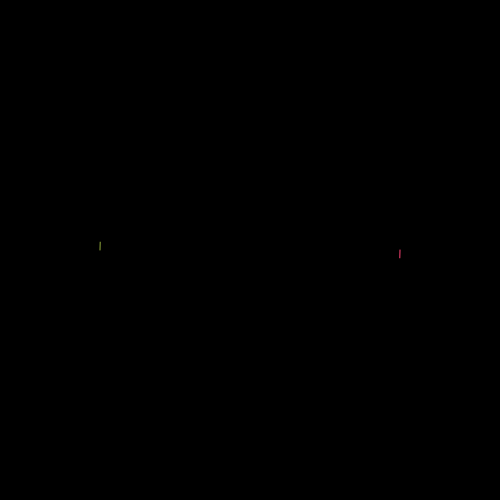
Frame 1 (no input)
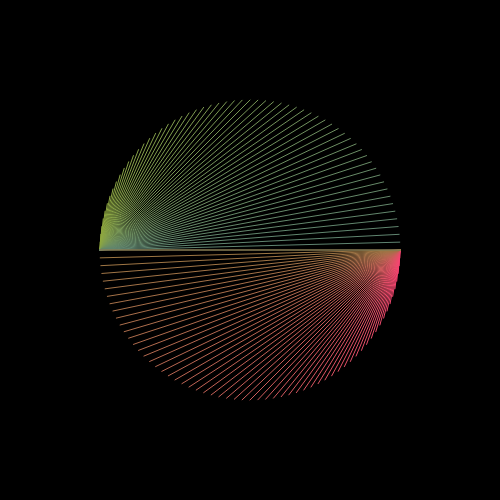
Frame 60 (no input)
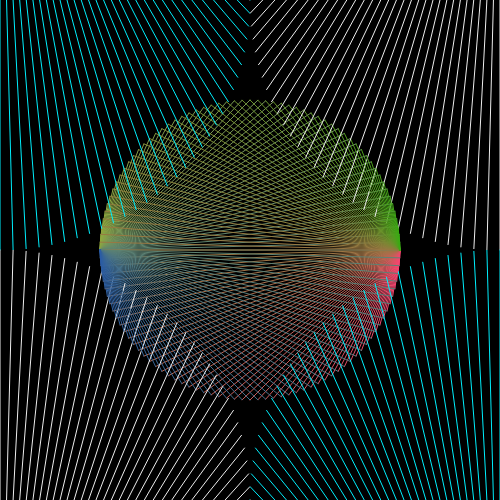
Frame 120 (the mouse pressed at the canvas centre since frame 60)

The p5.js sketch that drew these frames (run headless with seeded random() and noise() and a simulated clock; from frame 60 on, the mouse is pressed at the canvas centre):

// p5.js sketch
// ── sketch.js
function setup() {
  createCanvas(500,500);
  angleMode(DEGREES);
  background(0,0,0);
  frameRate(30);
}


function draw() {
  
    //CERCHIO SX
    push(); 
  translate(250,250);
  rotate(180);
  stroke(0);
  stroke(lerpColor(color('#94AC3C'),color('#295BA7'),frameCount/120));
  line(150,0,cos(frameCount*3)*150,sin(frameCount*3)*150);
     pop();
  

  //CERCHIO DX
    push(); 
  translate(250,250);
  stroke(0);
  stroke(lerpColor(color('#FF4275'),color('#38AD12'),frameCount/120));
  line(150,0,cos(frameCount*3)*150,sin(frameCount*3)*150);
     pop();
     

  //C1
     push();
  translate(0,0);
  stroke(0);
  stroke(0,239,253);
  line(0,-250,cos(frameCount*3)*250,-1*sin(frameCount*3)*250);
     pop();
     
  //C2  
    push();
  translate(500,0);
  stroke(0);
  stroke(238,238,238);
  line(0,-250,-1*cos(frameCount*3)*250,-1*sin(frameCount*3)*250);
    pop();
    
  //C3    
    push();
  translate(0,500);
  stroke(0);
  stroke(238,238,238);
  line(0,250,cos(frameCount*3)*250,sin(frameCount*3)*250);
    pop();
    
  //C4  
    push();
  translate(500,500);
  stroke(0);
  stroke(0,239,253);
  line(0,250,-1*cos(frameCount*3)*250,sin(frameCount*3)*250);
    pop();
  
  
   if(frameCount==120){
    noLoop();
  }


}
